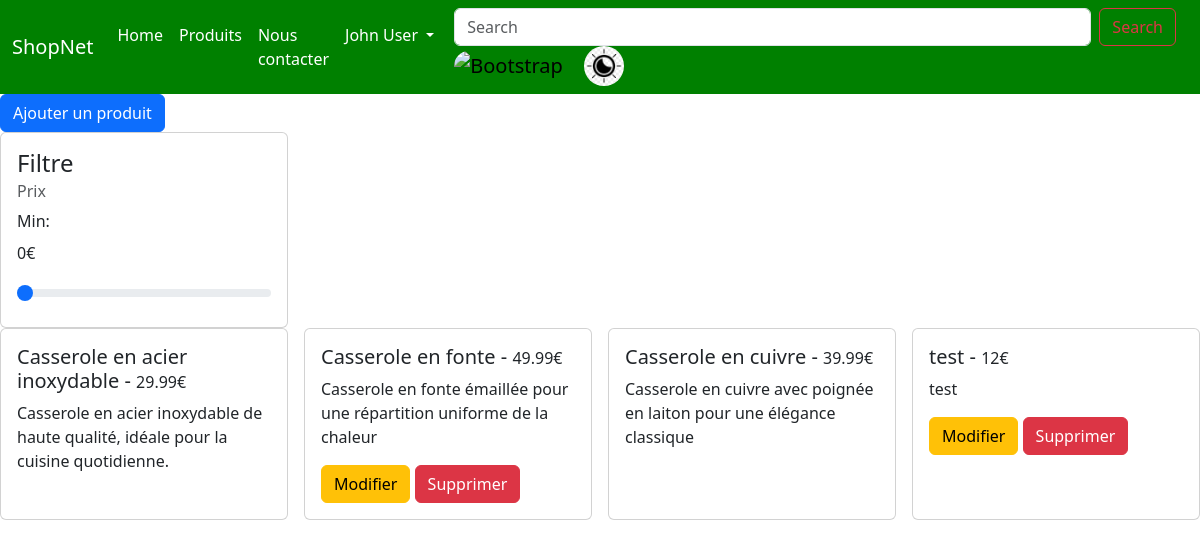
The app's page /produit.php (signed in) with its own data.
### tables this page shows
CREATE TABLE `utilisateur` (
  `id` int NOT NULL,
  `email` varchar(50) NOT NULL,
  `nom` varchar(50) NOT NULL,
  `mdp` varchar(255) NOT NULL,
  `admin` varchar(45) DEFAULT NULL
);

CREATE TABLE `produit` (
  `id` int NOT NULL,
  `nom` varchar(50) NOT NULL,
  `prix` varchar(50) NOT NULL,
  `id_utilisateur` int DEFAULT NULL,
  `description` varchar(255) DEFAULT NULL
);

### produit.php (the view, shortened to what this page needs)
<?php
$pdo = require_once 'db.php';
?>
<!DOCTYPE html>
<html lang="en">
<head>
    <?php require_once('Components/_head.php'); ?>
</head>
<body>
    <?php include('nav.php'); ?>
    <?php if ($_SESSION['id']) { ?>
        <a href="add-product.php">
            <button class="btn btn-primary">Ajouter un produit</button>
        </a>
    <?php } ?>
    <div class="card" style="width: 18rem;">
        <div class="card-body">
            <h4 class="card-title">Filtre</h4>
            <h6 class="card-subtitle mb-2 text-body-secondary">Prix</h6>
            <label for="minPrix" class="form-label">Min:</label> <p id="valueMin">0€</p>
            <input type="range" class="form-range" id="minPrix" min="0" value="0" max="1000" step="10">
        </div>
    </div>
    <div class="d-flex justify-content-between">
        <?php
        $selectProduct = $pdo->query('SELECT * FROM produit');
        $products = $selectProduct->fetchAll();
        foreach ($products as $product) { ?>
            <div class="card" style="width: 18rem;">
                <div class="card-body">
                    <h5 class="card-title"><?= $product['nom'] ?> - <span class="small"><?= $product['prix'] ?>€</span></h5>
                    <p class="card-text"><?= $product['description'] ?></p>
                    <?php if ($product['id_utilisateur'] === $_SESSION['id']) { ?>
                        <a href="add-product.php?idProduct=<?= $product['id'] ?>" class="btn btn-warning">Modifier</a>
                        <a href="delete-product.php?id=<?= $product['id'] ?>" class="btn btn-danger">Supprimer</a>
                    <?php }
                    ?>
                </div>
            </div>
        <?php } ?>
    </div>
</body>
</html>

### nav.php (shortened to what this page needs)
<?php
if ($_SESSION['id']) {
  $userStmtsNav = $pdo->prepare('SELECT * FROM utilisateur WHERE id = :id');
  $userStmtsNav->bindValue(':id', $_SESSION['id']);
  $userStmtsNav->execute();
  $userNav = $userStmtsNav->fetch();
}
?>
<nav class="navbar navbar-expand-lg bg-body-tertiary" style="background-color: green !important;" id="barre">
  <div class="container-fluid">
    <a class="navbar-brand" href="index.php" style="color:white;">ShopNet</a>
    <div class="collapse navbar-collapse" id="navbarNavDropdown">
      <ul class="navbar-nav">
        <li class="nav-item">
          <a class="nav-link active" aria-current="page" href="index.php" style="color:white;">Home</a>
        </li>
        <li class="nav-item">
          <a class="nav-link" href="produit.php" style="color:white;">Produits</a>
        </li>
        <li class="nav-item">
          <a class="nav-link" href="#" style="color:white;">Nous contacter</a>
        </li>
        <?php if (!$_SESSION['name']) { ?>
          <li class="nav-item dropdown">
            <a class="nav-link dropdown-toggle" href="#" role="button" data-bs-toggle="dropdown" aria-expanded="false" style="color:white;">
              Compte
            </a>
            <ul class="dropdown-menu">
              <li><a class="dropdown-item" href="login.php">Se connecter</a></li>
              <li><a class="dropdown-item" href="register.php">S'enregistrer</a></li>
            </ul>
          </li>
        <?php } else { ?>
          <li class="nav-item dropdown">
            <a class="nav-link dropdown-toggle" href="#" role="button" data-bs-toggle="dropdown" aria-expanded="false" style="color:white;">
              <?= $userNav['nom'] ?>
            </a>
          </li>
        <?php } ?>
      </ul>
      <div class="container w-100" id="search">
        <form class="d-flex" role="search" style="flex-grow: 1;flex-shrink: 1;">
          <input class="form-control me-2" type="search" placeholder="Search" aria-label="Search">
          <button class="btn btn-outline-danger" type="submit">Search</button>
        </form>
        <div id="boutton">
          <a class="navbar-brand" id="mode">
            <img src="img/drapeau-france-rond.jpg" alt="Bootstrap" width="40" height="40" style="border-radius: 20px;">
          </a>
          <a class="navbar-brand" onclick=darkmode()>
            <img src="img/pngtree-dark-mode-icon-light-png-clipart-png-image_3811921.jpg" alt="Bootstrap" width="40" height="40" style="border-radius: 20px;">
          </a>
        </div>
      </div>
    </div>
  </div>
</nav>

### assets/css/style.css (style rules this page uses)
:root { --font-family: 'Open Sans', sans-serif; --primary-color: #1A6240; --secondary-color: #D9D9D9; --font-bold: 700; --font-semibold: 600; --font-regular: 400; }
#search { width: 50%; height: 50%; border-radius: 20px; border: 0; }
html, body { height: 100%; margin: 0; padding: 0; }
.small { font-size: 16px !important; }

### records on screen
utilisateur: nom "John User"
produit: nom "Casserole en acier inoxydable", prix "29.99", description "Casserole en acier inoxydable de haute qualité, idéale pour la cuisine quotidienne."
produit: nom "Casserole en fonte", prix "49.99", description "Casserole en fonte émaillée pour une répartition uniforme de la chaleur"
produit: nom "Casserole en cuivre", prix "39.99", description "Casserole en cuivre avec poignée en laiton pour une élégance classique"
produit: nom "test", prix "12", description "test"
